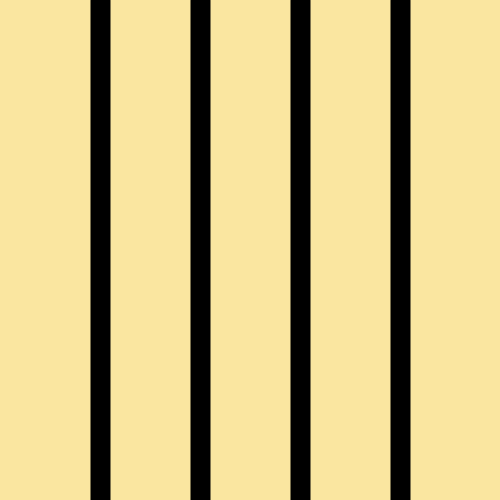
Frame 1 (no input)
Frame 60 (the mouse pressed at the canvas centre just before this capture): identical to frame 1, image omitted
Frame 120 (the mouse held since frame 60 and released just before this capture): identical to frame 1, image omitted

The Processing sketch that drew this single still picture (run headless with seeded random() and noise(); from frame 60 on, the mouse is pressed at the canvas centre):

// Processing sketch: assignment5_1_patricia_antlitz00318934
// ── assignment5_1_patricia_antlitz00318934.pde
/* Assigment 5-1
Student ID: 00318934
Name: Patricia Antlitz
Professor Ethel Schuster
Introduction to Computer Science CIS-140
12 October 2020 

1. horizontal: draw 4 horizontal parallel lines with the same distance
among the lines

The work I am submitting is my own in its entirety

*/


// Code starts here

  /* set global variable "yellow" of type integer to set the color yellow,
  Red 250, Green 230 and Blue 160 */
  int yellow = color(250, 230, 160);
   
// Use built-in function setup to set program settings
void setup(){
  // set screen size to 500px wide and 500px tall.
  size(500, 500);
}

// Use built-in function "draw" to run commands
void draw(){  
  // Set the screen background color to the variable yellow
  background(yellow);
  
  // call drawLines function to allow the function to run, passing no params
  drawLines();  
}

// drawLines function
void drawLines(){
  // set a local variable for the origin point of the screen, set it to 0
  int orig = 0;
  // set a local variable for the screen's height, set it to height
  int screenH = height;
  
  /* lines are to be placed on the x axis of the screen. Since the screen is
  500px wide, we are going to place the lines at 100, 200, 300 and 400. That
  will allow a separation of 100px between the lines.
  
  Dividing the width of the screen by 5 will bring the first line to px 100 */
  float line1 = width/5;
  // variable line1 is set to 100px, multiply by 2 to bring it to 200
  float line2 = line1 *2;
  // variable line1 is set to 100px, multiply by 3 to bring it to 300
  float line3 = line1 *3;
  // variable line2 is set to 200px, multiply by 2 to bring it to 400
  float line4 = line2 *2;
  
  // Set the stroke for the line to black
  stroke(0);
  // Use strokeWeight to make the line thicker, setting it to 20
  strokeWeight(20);
  
  /* Create first line, place the first point at position x = line1 
  (100), y = orig (0), second point at x = line1 and y = height of screen,
  screenH */
  line(line1, orig, line1, screenH);
  /* Create second line, place the first point at position x = line2 
  (200), y = orig (0), second point at x = line2 and y = height of screen,
  screenH */
  line(line2, orig, line2, screenH);
  /* Create third line, place the first point at position x = line3 
  (300), y = orig (0), second point at x = line3 and y = height of screen,
  screenH */
  line(line3, orig, line3, screenH);
  /* Create the last line, place the first point at position x = line4 
  (400), y = orig (0), second point at x = line4 and y = height of screen,
  screenH */
  line(line4, orig, line4, screenH);
}

//end.
